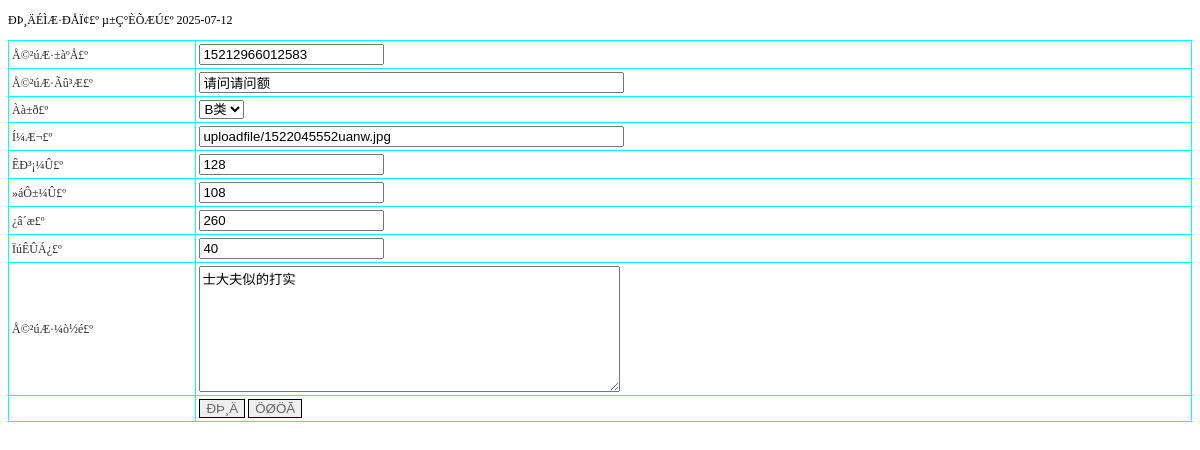
Page /shangpinxinxi_updt.php?id=5 on the committed database.
### tables this page shows
CREATE TABLE `shangpinxinxi` (
  `id` int(11) NOT NULL AUTO_INCREMENT,
  `shangpinbianhao` varchar(50) DEFAULT NULL,
  `shangpinmingcheng` varchar(50) DEFAULT NULL,
  `leibie` varchar(50) DEFAULT NULL,
  `tupian` varchar(50) DEFAULT NULL,
  `shichangjia` varchar(50) DEFAULT NULL,
  `huiyuanjia` varchar(50) DEFAULT NULL,
  `kucun` int(50) DEFAULT NULL,
  `xiaoshouliang` int(50) DEFAULT NULL,
  `jianjie` varchar(500) DEFAULT NULL,
  `issh` varchar(10) DEFAULT '否',
  `addtime` timestamp NOT NULL DEFAULT CURRENT_TIMESTAMP,
  PRIMARY KEY (`id`)
);

### shangpinxinxi_updt.php (the view, shortened to what this page needs)
<?php
include_once 'conn.php';
$id=$_GET["id"];
$ndate =date("Y-m-d");
?>
<!DOCTYPE html PUBLIC "-//W3C//DTD XHTML 1.0 Transitional//EN" "http://www.w3.org/TR/xhtml1/DTD/xhtml1-transitional.dtd">
<html xmlns="http://www.w3.org/1999/xhtml">
<head>
<link rel="stylesheet" href="css.css" type="text/css">
</head>
<body>
<p>ÐÞ¸ÄÉÌÆ·ÐÅÏ¢£º µ±Ç°ÈÕÆÚ£º <?php echo $ndate; ?></p>
<?php
$sql="select * from shangpinxinxi where id=".$id;
$query=mysql_query($sql);
$rowscount=mysql_num_rows($query);
if($rowscount>0)
{
?>
<form id="form1" name="form1" method="post" action="">
<table width="100%" border="1" align="center" cellpadding="3" cellspacing="1" bordercolor="#00FFFF" style="border-collapse:collapse">
      <tr><td>Å©²úÆ·±àºÅ£º</td><td><input name='shangpinbianhao' type='text' id='shangpinbianhao' value='<?php echo mysql_result($query,0,shangpinbianhao);?>' /></td></tr>
      <tr><td>Å©²úÆ·Ãû³Æ£º</td><td><input name='shangpinmingcheng' type='text' id='shangpinmingcheng' size='50' value='<?php echo mysql_result($query,0,shangpinmingcheng);?>' /></td></tr>
      <tr><td>Àà±ð£º</td><td><select name='leibie' id='leibie'><?php getoption("leibiexinxi","leibie")?></select></td></tr><script language="javascript">document.form1.leibie.value='<?php echo mysql_result($query,0,leibie);?>';</script>
      <tr><td>Í¼Æ¬£º</td><td><input name='tupian' type='text' id='tupian' size='50'  value='<?php echo mysql_result($query,0,tupian);?>' /> &nbsp;<a href="javaScript:OpenScript('upfile.php?Result=tupian',460,180)"><img src="Images/Upload.gif" width="30" height="16" border="0" align="absmiddle" /></a></td></tr>
      <tr><td>ÊÐ³¡¼Û£º</td><td><input name='shichangjia' type='text' id='shichangjia' value='<?php echo mysql_result($query,0,shichangjia);?>' /></td></tr>
      <tr><td>»áÔ±¼Û£º</td><td><input name='huiyuanjia' type='text' id='huiyuanjia' value='<?php echo mysql_result($query,0,huiyuanjia);?>' /></td></tr>
      <tr><td>¿â´æ£º</td><td><input name='kucun' type='text' id='kucun' value='<?php echo mysql_result($query,0,kucun);?>' /></td></tr>
      <tr><td>ÏúÊÛÁ¿£º</td><td><input name='xiaoshouliang' type='text' id='xiaoshouliang' value='<?php echo mysql_result($query,0,xiaoshouliang);?>' /></td></tr>
      <tr><td>Å©²úÆ·¼ò½é£º</td><td><textarea name='jianjie' cols='50' rows='8' id='jianjie'><?php echo mysql_result($query,0,jianjie);?></textarea></td></tr>
    <tr>
      <td>&nbsp;</td>
      <td><input name="addnew" type="hidden" id="addnew" value="1" />
      <input type="submit" name="Submit" value="ÐÞ¸Ä" style='border:solid 1px #000000; color:#666666' />
      <input type="reset" name="Submit2" value="ÖØÖÃ" style='border:solid 1px #000000; color:#666666' /></td>
    </tr>
  </table>
</form>
<?php
	}
?>
<p>&nbsp;</p>
</body>
</html>

### css.css (style rules this page uses)
A:link { color: #2f2f2f; text-decoration: none; }
td { font-family:"宋体"; font-size: 12px; color: #2f2f2f; line-height: 16px; }

### rows in the picture
shangpinxinxi: shangpinbianhao "15212966012583", shangpinmingcheng "请问请问额", tupian "uploadfile/1522045552uanw.jpg", shichangjia "128", huiyuanjia "108", kucun "260", xiaoshouliang "40", jianjie "士大夫似的打实"

### other values in the picture
form field leibie "B类"
